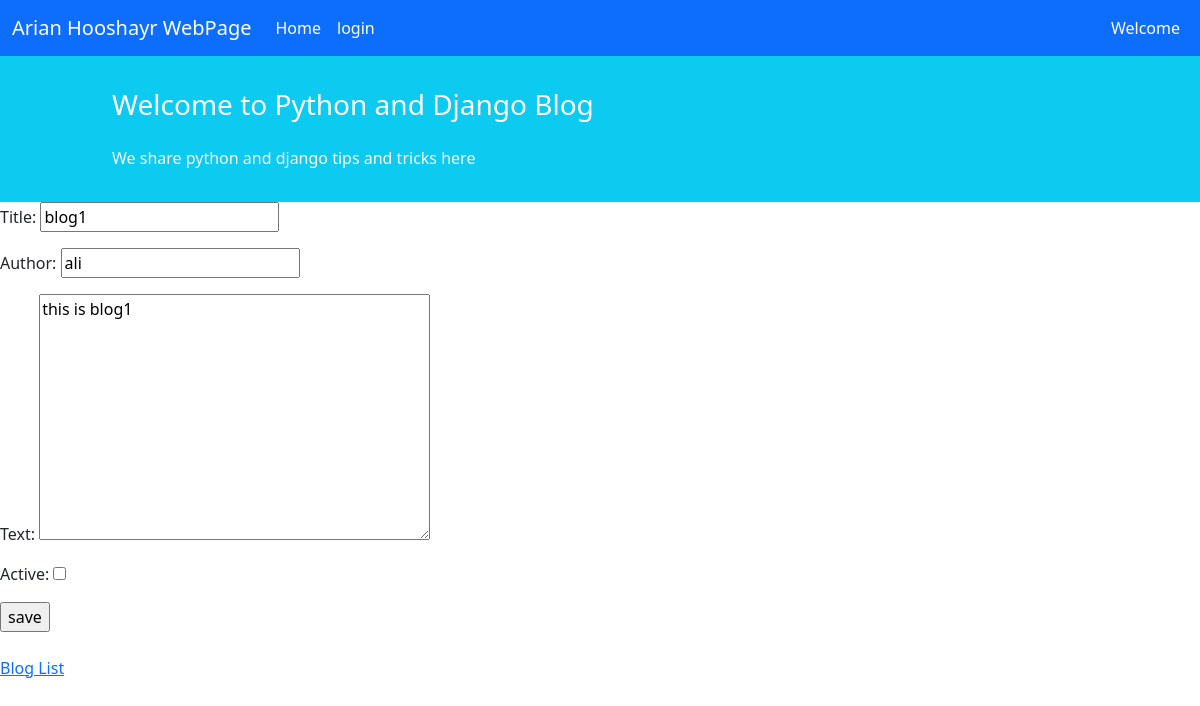
Page /blog/1/edit/ on the committed database.
### blogs/models.py (models this page shows, shortened)
class Blog(models.Model):
    title = models.CharField(max_length=150)
    author = models.CharField(max_length=50)
    text = models.TextField()
    create_at = models.DateTimeField(auto_now_add=True)
    update_at = models.DateTimeField(auto_now=True)
    active = models.BooleanField()

### blogs/views.py (the view)
class BlogUpdateView(generic.UpdateView):
    model = Blog
    fields = ['title', 'author', 'text', 'active', ]
    template_name = 'blog/blog_update.html'

### templates/blog/blog_update.html (shortened to what this page needs)
{% extends '_base.html' %}
{% block content %}
    <form action="" method="post">
        {{ form.as_p }}
        <input type="submit" value="save">
    </form>
    <br>
    <a href="{% url 'Blog_List_View' %}">Blog List</a>
{% endblock %}

### rows in the picture
Blog: title "blog1", author "ali", text "this is blog1"
